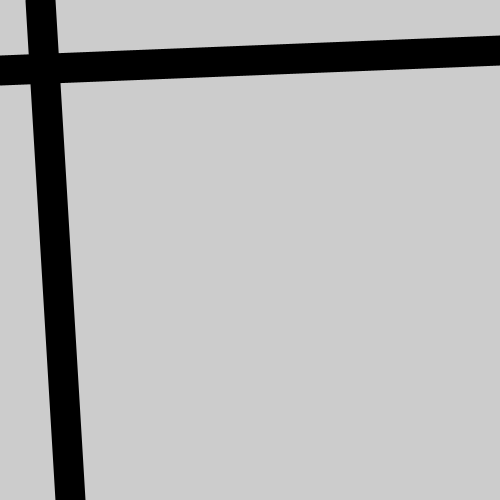
Frame 1 (no input)
Frame 60 (the mouse pressed at the canvas centre just before this capture): identical to frame 1, image omitted
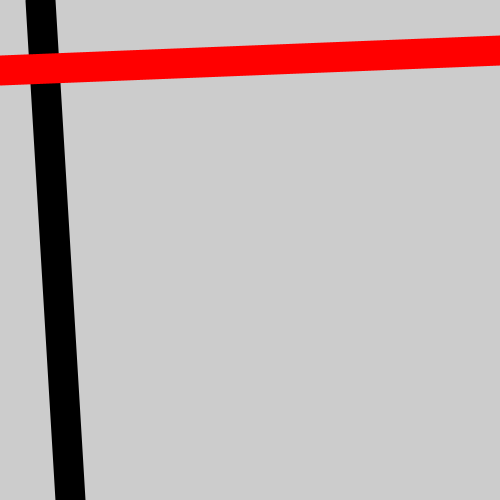
Frame 120 (the mouse held since frame 60 and released just before this capture)

The Processing sketch that drew these frames (run headless with seeded random() and noise(); from frame 60 on, the mouse is pressed at the canvas centre):

// Processing sketch: processing_47118
// ── processing_47118.pde

void setup(){
size (500,500);
smooth();
strokeWeight(30);
}  

void draw(){
  background(204);
  stroke (0);
  line(40,0,70,height);
  
  if (mousePressed==true){
    if (mouseButton==LEFT){
      stroke (255);
    }else{
  stroke (255,0,0);
  }
} line (0,70,width,50);
}
